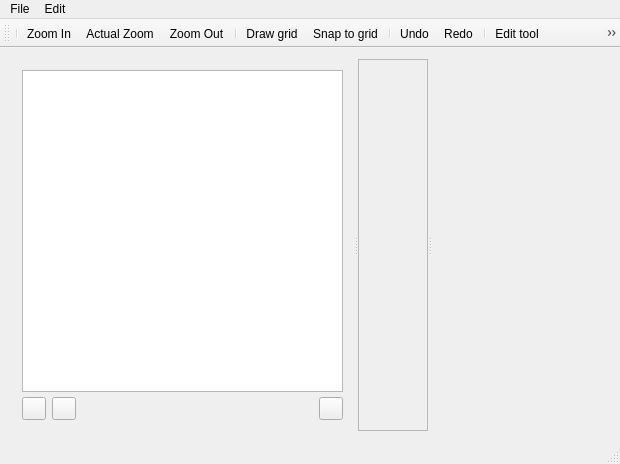
<?xml version="1.0" encoding="UTF-8"?>
<ui version="4.0">
 <class>MainWindow</class>
 <widget class="QMainWindow" name="MainWindow">
  <property name="geometry">
   <rect>
    <x>0</x>
    <y>0</y>
    <width>620</width>
    <height>464</height>
   </rect>
  </property>
  <property name="windowTitle">
   <string>MainWindow</string>
  </property>
  <widget class="QWidget" name="centralWidget">
   <layout class="QVBoxLayout" name="verticalLayout_2">
    <item>
     <widget class="QSplitter" name="splitter_2">
      <property name="orientation">
       <enum>Qt::Horizontal</enum>
      </property>
      <widget class="QSplitter" name="splitter">
       <property name="orientation">
        <enum>Qt::Horizontal</enum>
       </property>
       <widget class="QWidget" name="verticalLayoutWidget_2">
        <layout class="QVBoxLayout" name="verticalLayout">
         <property name="spacing">
          <number>5</number>
         </property>
         <item>
          <widget class="QTreeView" name="treeView"/>
         </item>
         <item>
          <layout class="QHBoxLayout" name="horizontalLayout_2">
           <item>
            <widget class="QToolButton" name="toolButtonAddBody">
             <property name="text">
              <string/>
             </property>
             <property name="icon">
              <iconset resource="../data/icons.qrc">
               <normaloff>:/icons/car--plus.png</normaloff>:/icons/car--plus.png</iconset>
             </property>
            </widget>
           </item>
           <item>
            <widget class="QToolButton" name="toolButtonAddStaticBody">
             <property name="text">
              <string/>
             </property>
             <property name="icon">
              <iconset resource="../data/icons.qrc">
               <normaloff>:/icons/wall--plus.png</normaloff>:/icons/wall--plus.png</iconset>
             </property>
            </widget>
           </item>
           <item>
            <spacer name="horizontalSpacer">
             <property name="orientation">
              <enum>Qt::Horizontal</enum>
             </property>
             <property name="sizeHint" stdset="0">
              <size>
               <width>40</width>
               <height>20</height>
              </size>
             </property>
            </spacer>
           </item>
           <item>
            <widget class="QToolButton" name="toolButton">
             <property name="text">
              <string/>
             </property>
             <property name="icon">
              <iconset resource="../data/icons.qrc">
               <normaloff>:/icons/minus.png</normaloff>:/icons/minus.png</iconset>
             </property>
            </widget>
           </item>
          </layout>
         </item>
        </layout>
       </widget>
       <widget class="QScrollArea" name="scrollArea">
        <property name="widgetResizable">
         <bool>true</bool>
        </property>
        <widget class="QWidget" name="scrollAreaWidgetContents">
         <property name="geometry">
          <rect>
           <x>0</x>
           <y>0</y>
           <width>76</width>
           <height>367</height>
          </rect>
         </property>
         <layout class="QGridLayout" name="gridLayout">
          <item row="0" column="1">
           <widget class="Canvas" name="canvasWidget" native="true"/>
          </item>
         </layout>
        </widget>
       </widget>
      </widget>
      <widget class="PropertyBrowser" name="propertyBrowser" native="true">
       <property name="minimumSize">
        <size>
         <width>128</width>
         <height>0</height>
        </size>
       </property>
      </widget>
     </widget>
    </item>
   </layout>
  </widget>
  <widget class="QMenuBar" name="menuBar">
   <property name="geometry">
    <rect>
     <x>0</x>
     <y>0</y>
     <width>620</width>
     <height>22</height>
    </rect>
   </property>
   <widget class="QMenu" name="menuEdit">
    <property name="title">
     <string>Edit</string>
    </property>
    <addaction name="actionUndo"/>
    <addaction name="actionRedo"/>
   </widget>
   <widget class="QMenu" name="menuFile">
    <property name="title">
     <string>File</string>
    </property>
    <addaction name="actionNew"/>
    <addaction name="actionOpen"/>
    <addaction name="actionSave"/>
    <addaction name="actionSave_as"/>
   </widget>
   <addaction name="menuFile"/>
   <addaction name="menuEdit"/>
  </widget>
  <widget class="QToolBar" name="mainToolBar">
   <property name="allowedAreas">
    <set>Qt::LeftToolBarArea|Qt::RightToolBarArea|Qt::TopToolBarArea</set>
   </property>
   <property name="iconSize">
    <size>
     <width>16</width>
     <height>16</height>
    </size>
   </property>
   <attribute name="toolBarArea">
    <enum>TopToolBarArea</enum>
   </attribute>
   <attribute name="toolBarBreak">
    <bool>false</bool>
   </attribute>
   <addaction name="separator"/>
   <addaction name="actionZoom_In"/>
   <addaction name="actionZoom_Actual"/>
   <addaction name="actionZoom_Out"/>
   <addaction name="separator"/>
   <addaction name="actionGrid_draw"/>
   <addaction name="actionGrid_snap"/>
   <addaction name="separator"/>
   <addaction name="actionUndo"/>
   <addaction name="actionRedo"/>
   <addaction name="separator"/>
   <addaction name="actionTool_edit"/>
   <addaction name="actionTool_box"/>
   <addaction name="actionTool_circle"/>
   <addaction name="actionTool_polygon"/>
  </widget>
  <widget class="QStatusBar" name="statusBar"/>
  <action name="actionZoom_In">
   <property name="icon">
    <iconset resource="../data/icons.qrc">
     <normaloff>:/icons/magnifier-zoom-in.png</normaloff>:/icons/magnifier-zoom-in.png</iconset>
   </property>
   <property name="text">
    <string>Zoom In</string>
   </property>
   <property name="toolTip">
    <string>Increment zoom</string>
   </property>
  </action>
  <action name="actionZoom_Out">
   <property name="icon">
    <iconset resource="../data/icons.qrc">
     <normaloff>:/icons/magnifier-zoom-out.png</normaloff>:/icons/magnifier-zoom-out.png</iconset>
   </property>
   <property name="text">
    <string>Zoom Out</string>
   </property>
   <property name="toolTip">
    <string>Decrement zoom</string>
   </property>
  </action>
  <action name="actionZoom_Actual">
   <property name="icon">
    <iconset resource="../data/icons.qrc">
     <normaloff>:/icons/magnifier-zoom-actual.png</normaloff>:/icons/magnifier-zoom-actual.png</iconset>
   </property>
   <property name="text">
    <string>Actual Zoom</string>
   </property>
   <property name="toolTip">
    <string>Set zoom 1:1</string>
   </property>
  </action>
  <action name="actionGrid_draw">
   <property name="checkable">
    <bool>true</bool>
   </property>
   <property name="icon">
    <iconset resource="../data/icons.qrc">
     <normaloff>:/icons/grid.png</normaloff>:/icons/grid.png</iconset>
   </property>
   <property name="text">
    <string>Draw grid</string>
   </property>
   <property name="toolTip">
    <string>Draw grid</string>
   </property>
  </action>
  <action name="actionGrid_snap">
   <property name="checkable">
    <bool>true</bool>
   </property>
   <property name="icon">
    <iconset resource="../data/icons.qrc">
     <normaloff>:/icons/grid-snap.png</normaloff>:/icons/grid-snap.png</iconset>
   </property>
   <property name="text">
    <string>Snap to grid</string>
   </property>
   <property name="toolTip">
    <string>Snap to grid</string>
   </property>
  </action>
  <action name="actionUndo">
   <property name="icon">
    <iconset resource="../data/icons.qrc">
     <normaloff>:/icons/undo.png</normaloff>:/icons/undo.png</iconset>
   </property>
   <property name="text">
    <string>Undo</string>
   </property>
   <property name="toolTip">
    <string>Undo last action</string>
   </property>
   <property name="shortcut">
    <string>Ctrl+Z</string>
   </property>
  </action>
  <action name="actionRedo">
   <property name="icon">
    <iconset resource="../data/icons.qrc">
     <normaloff>:/icons/redo.png</normaloff>:/icons/redo.png</iconset>
   </property>
   <property name="text">
    <string>Redo</string>
   </property>
   <property name="toolTip">
    <string>Redo action</string>
   </property>
   <property name="shortcut">
    <string>Ctrl+Shift+Z</string>
   </property>
  </action>
  <action name="actionTool_edit">
   <property name="checkable">
    <bool>true</bool>
   </property>
   <property name="icon">
    <iconset resource="../data/icons.qrc">
     <normaloff>:/icons/arrow.png</normaloff>:/icons/arrow.png</iconset>
   </property>
   <property name="text">
    <string>Edit tool</string>
   </property>
  </action>
  <action name="actionTool_box">
   <property name="checkable">
    <bool>true</bool>
   </property>
   <property name="icon">
    <iconset resource="../data/icons.qrc">
     <normaloff>:/icons/box.png</normaloff>:/icons/box.png</iconset>
   </property>
   <property name="text">
    <string>Box tool</string>
   </property>
  </action>
  <action name="actionTool_circle">
   <property name="checkable">
    <bool>true</bool>
   </property>
   <property name="icon">
    <iconset resource="../data/icons.qrc">
     <normaloff>:/icons/circle.png</normaloff>:/icons/circle.png</iconset>
   </property>
   <property name="text">
    <string>Circle tool</string>
   </property>
   <property name="toolTip">
    <string>Circle tool</string>
   </property>
  </action>
  <action name="actionTool_polygon">
   <property name="checkable">
    <bool>true</bool>
   </property>
   <property name="icon">
    <iconset resource="../data/icons.qrc">
     <normaloff>:/icons/polygon.png</normaloff>:/icons/polygon.png</iconset>
   </property>
   <property name="text">
    <string>Polygon tool</string>
   </property>
   <property name="toolTip">
    <string>Polygon tool</string>
   </property>
  </action>
  <action name="actionOpen">
   <property name="text">
    <string>Open ...</string>
   </property>
  </action>
  <action name="actionSave">
   <property name="text">
    <string>Save</string>
   </property>
   <property name="shortcut">
    <string>Ctrl+S</string>
   </property>
  </action>
  <action name="actionSave_as">
   <property name="text">
    <string>Save as ...</string>
   </property>
  </action>
  <action name="actionNew">
   <property name="text">
    <string>New</string>
   </property>
   <property name="shortcut">
    <string>Ctrl+N</string>
   </property>
  </action>
 </widget>
 <layoutdefault spacing="6" margin="11"/>
 <customwidgets>
  <customwidget>
   <class>Canvas</class>
   <extends>QWidget</extends>
   <header>canvas.h</header>
   <container>1</container>
  </customwidget>
  <customwidget>
   <class>PropertyBrowser</class>
   <extends>QWidget</extends>
   <header>propertybrowser.h</header>
   <container>1</container>
  </customwidget>
 </customwidgets>
 <resources>
  <include location="../data/icons.qrc"/>
 </resources>
 <connections/>
</ui>
